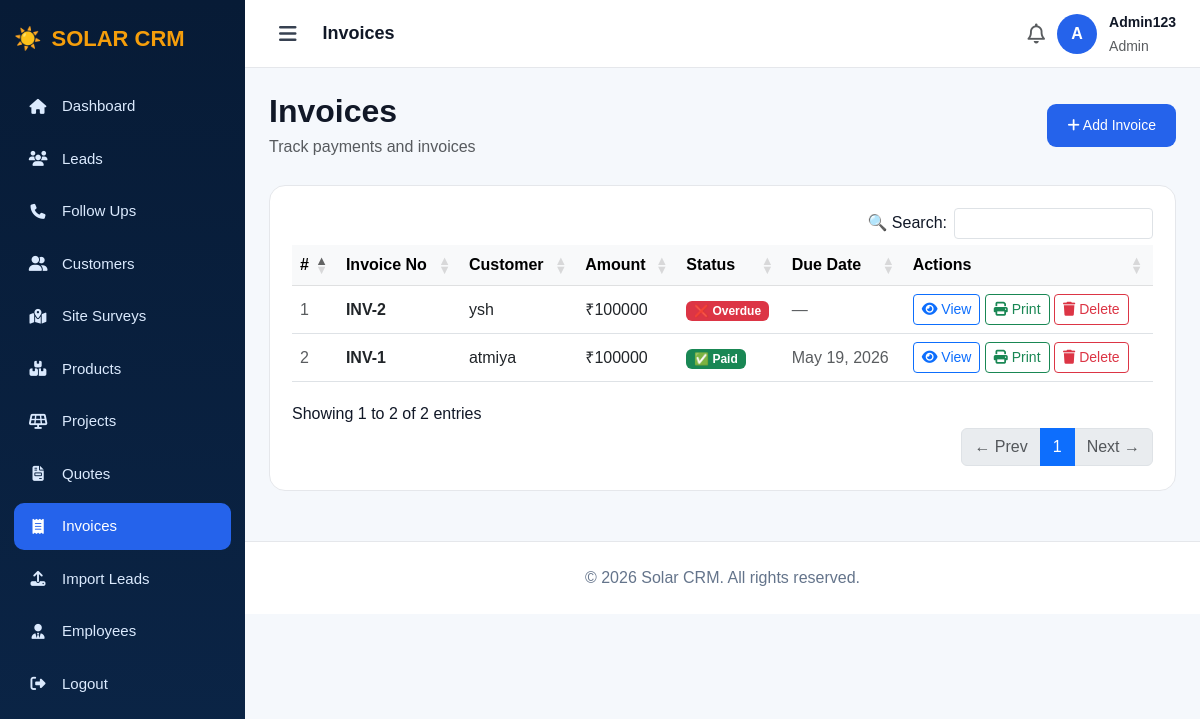
The app's page /invoices/ (signed in) with its own data.
### app/models.py (models this page shows, shortened)
class Invoice(models.Model):
    STATUS_CHOICES = [
        ('Unpaid', 'Unpaid'),
        ('Paid', 'Paid'),
        ('Overdue', 'Overdue'),
    ]
    customer = models.ForeignKey(Customer, on_delete=models.CASCADE)
    amount = models.DecimalField(max_digits=12, decimal_places=2, default=0)
    status = models.CharField(max_length=50, choices=STATUS_CHOICES, default='Unpaid')
    due_date = models.DateField(null=True, blank=True)
    created_at = models.DateTimeField(auto_now_add=True)

class Customer(models.Model):
    lead = models.OneToOneField(Lead, on_delete=models.SET_NULL, null=True, blank=True)
    name = models.CharField(max_length=100)
    email = models.EmailField()
    phone = models.CharField(max_length=15)
    address = models.TextField(blank=True, null=True)
    created_at = models.DateTimeField(auto_now_add=True)
    assigned_to = models.ForeignKey(User, null=True, blank=True, on_delete=models.SET_NULL, related_name='assigned_customers')

### app/views.py (the view)
# urls.py: path('invoices/', views.invoices, name='invoices'),
@login_required
def invoices(request):
    if request.user.is_superuser:
        invoices = Invoice.objects.all().order_by('-created_at')
    else:
        invoices = Invoice.objects.filter(customer__lead__assigned_to=request.user).order_by('-created_at')
    return render(request, 'invoices.html', {'invoices': invoices})

### app/templates/invoices.html (shortened to what this page needs)
<!DOCTYPE html>
<html>
<head>
    <link href="https://cdn.jsdelivr.net/npm/bootstrap@5.3.0/dist/css/bootstrap.min.css" rel="stylesheet">
    <link href="https://cdnjs.cloudflare.com/ajax/libs/font-awesome/6.5.1/css/all.min.css" rel="stylesheet">
    <link rel="stylesheet" href="https://cdn.datatables.net/1.13.6/css/dataTables.bootstrap5.min.css">
    <link rel="stylesheet" href="https://cdn.datatables.net/buttons/2.4.1/css/buttons.bootstrap5.min.css">
</head>
<body>
<div class="sidebar" id="sidebar">
    <div class="brand">☀️ <span class="brand-text"><span>SOLAR</span> CRM</span></div>
    <div class="menu">
        <a href="/dashboard/"><i class="fa-solid fa-house"></i><span class="menu-label">Dashboard</span></a>
        <a href="/leads/"><i class="fa-solid fa-users"></i><span class="menu-label">Leads</span></a>
        <a href="/followups/"><i class="fa-solid fa-phone"></i><span class="menu-label">Follow Ups</span></a>
        <a href="/customers/"><i class="fa-solid fa-user-group"></i><span class="menu-label">Customers</span></a>
         <a href="/site-surveys/"><i class="fa-solid fa-map-location-dot"></i><span class="menu-label">Site Surveys</span></a>
         <a href="/products/"><i class="fa-solid fa-boxes-stacked"></i><span class="menu-label"> Products</span></a>
        <a href="/projects/"><i class="fa-solid fa-solar-panel"></i><span class="menu-label">Projects</span></a>
        <a href="/quotes/"><i class="fa-solid fa-file-invoice"></i><span class="menu-label">Quotes</span></a>
        {% if request.user.is_superuser %}
        <a href="/invoices/" class="active"><i class="fa-solid fa-receipt"></i><span class="menu-label">Invoices</span></a>
        <a href="/import/"><i class="fa-solid fa-upload"></i><span class="menu-label">Import Leads</span></a>
        <a href="/employees/"><i class="fa-solid fa-user-tie"></i><span class="menu-label">Employees</span></a>
        {% endif %}
        <a href="/logout/"><i class="fa-solid fa-right-from-bracket"></i><span class="menu-label">Logout</span></a>
    </div>
</div>
<div class="main" id="main">
    <div class="topbar">
        <div class="d-flex align-items-center gap-3">
            <button class="hamburger" onclick="toggleSidebar()"><i class="fa-solid fa-bars"></i></button>
            <strong style="font-size:18px;">Invoices</strong>
        </div>
        <div class="admin-box">
            <i class="fa-regular fa-bell fs-5 text-muted"></i>
            <div class="avatar">{{ request.user.username|slice:":1"|upper }}</div>
            <div>
                <strong style="font-size:14px;">{{ request.user.username }}</strong><br>
                <small class="text-muted">Admin</small>
            </div>
        </div>
    </div>
    <div class="content">
        <div class="page-header">
            <div><h2>Invoices</h2><p class="text-muted mb-0">Track payments and invoices</p></div>
            <a href="/invoices/add/" class="add-btn"><i class="fa-solid fa-plus"></i> Add Invoice</a>
        </div>
        <div class="panel">
            {% if invoices %}
            <div class="table-responsive">
                <table id="dataTable" class="table table-hover align-middle mb-0">
                    <thead class="table-light">
                        <tr>
                            <th>#</th><th>Invoice No</th><th>Customer</th>
                            <th>Amount</th><th>Status</th><th>Due Date</th><th>Actions</th>
                        </tr>
                    </thead>
                    <tbody>
                        {% for inv in invoices %}
                        <tr>
                            <td class="text-muted">{{ forloop.counter }}</td>
                            <td><strong>INV-{{ inv.id }}</strong></td>
                            <td>{{ inv.customer.name }}</td>
                            <td>₹{{ inv.amount|floatformat:0 }}</td>
                            <td>
                                {% if inv.status == 'Paid' %}<span class="badge bg-success">✅ Paid</span>
                                {% elif inv.status == 'Overdue' %}<span class="badge bg-danger">❌ Overdue</span>
                                {% else %}<span class="badge bg-warning text-dark">⏳ Unpaid</span>{% endif %}
                            </td>
                            <td class="text-muted">{{ inv.due_date|default:"—" }}</td>
                            <td>
                                <a href="/invoices/{{ inv.id }}/view/" class="btn btn-sm btn-outline-primary">
                                    <i class="fa-solid fa-eye"></i> View
                                </a>
                                <button class="btn btn-sm btn-outline-success"
                                    data-inv-id="{{ inv.id }}"
                                    data-inv-no="INV-{{ inv.id }}"
                                    data-name="{{ inv.customer.name }}"
                                    data-email="{{ inv.customer.email }}"
                                    data-phone="{{ inv.customer.phone }}"
                                    data-address="{{ inv.customer.address|default:'-' }}"
                                    data-amount="{{ inv.amount|floatformat:0 }}"
                                    data-status="{{ inv.status }}"
                                    data-due="{{ inv.due_date|default:'-' }}"
                                    data-created="{{ inv.created_at|date:'d M Y' }}"
                                    onclick="printBill(this)">
                                    <i class="fa-solid fa-print"></i> Print
                                </button>
                                <a href="/invoices/{{ inv.id }}/delete/"
                                    class="btn btn-sm btn-outline-danger"
                                    onclick="return confirm('Delete this invoice?')">
                                    <i class="fa-solid fa-trash"></i> Delete
                                </a>
                            </td>
                        </tr>
                        {% endfor %}
                    </tbody>
                </table>
            </div>
            {% else %}
            <div class="text-center py-5">
                <i class="fa-solid fa-receipt fa-3x text-muted mb-3"></i>
                <p class="text-muted">No invoices yet.</p>
                <a href="/invoices/add/" class="add-btn">+ Add First Invoice</a>
            </div>
            {% endif %}
        </div>
    </div>
    <div class="footer">© 2026 Solar CRM. All rights reserved.</div>
</div>
</body>
</html>

### app/templates/invoices.html (style rules this page uses)
* { box-sizing: border-box; }
body { margin: 0; background: #f5f8fc; font-family: Arial, sans-serif; color: #111827; }
.sidebar { width: 245px; height: 100vh; position: fixed; left: 0; top: 0; background: linear-gradient(180deg, #071b36, #0b2547); color: white; padding: 22px 14px; overflow-y: auto; overflow-x: hidden; transition: width 0.3s ease; z-index: 1000; }
.brand { font-size: 22px; font-weight: 800; margin-bottom: 28px; display: flex; align-items: center; gap: 10px; white-space: nowrap; overflow: hidden; }
.brand span { color: #f59e0b; }
.menu a { display: flex; align-items: center; gap: 14px; padding: 12px 14px; margin-bottom: 6px; color: #dbeafe; text-decoration: none; border-radius: 10px; font-size: 15px; white-space: nowrap; overflow: hidden; transition: all 0.2s; }
.menu a i { flex-shrink: 0; width: 20px; text-align: center; }
.menu a.active, .menu a:hover { background: #2563eb; color: white; }
.main { margin-left: 245px; min-height: 100vh; transition: margin-left 0.3s ease; }
.topbar { height: 68px; background: white; border-bottom: 1px solid #e5e7eb; padding: 0 24px; display: flex; align-items: center; justify-content: space-between; position: sticky; top: 0; z-index: 999; }
.hamburger { cursor: pointer; font-size: 20px; color: #374151; background: none; border: none; padding: 6px 10px; border-radius: 8px; }
.admin-box { display: flex; align-items: center; gap: 12px; }
.avatar { width: 40px; height: 40px; border-radius: 50%; background: #2563eb; display: flex; align-items: center; justify-content: center; color: white; font-weight: bold; font-size: 16px; }
.content { padding: 24px; }
.page-header { display: flex; justify-content: space-between; align-items: center; margin-bottom: 26px; }
.page-header h2 { font-weight: 800; margin-bottom: 5px; }
.add-btn { background: #2563eb; color: white; border: none; padding: 11px 20px; border-radius: 9px; text-decoration: none; font-size: 14px; }
.panel { background: white; border: 1px solid #e5e7eb; border-radius: 16px; padding: 22px; }
.footer { text-align: center; padding: 24px; color: #64748b; border-top: 1px solid #e5e7eb; background: white; margin-top: 26px; }

### records on screen
Invoice: id "2", customer.name "ysh", amount "100000", status "❌ Overdue", due_date "—"
Invoice: id "1", customer.name "atmiya", amount "100000", status "✅ Paid", due_date "May 19, 2026"

### other values on screen
{{ request.user.username|slice:":1"|upper }} "A"
{{ request.user.username }} "Admin123"
